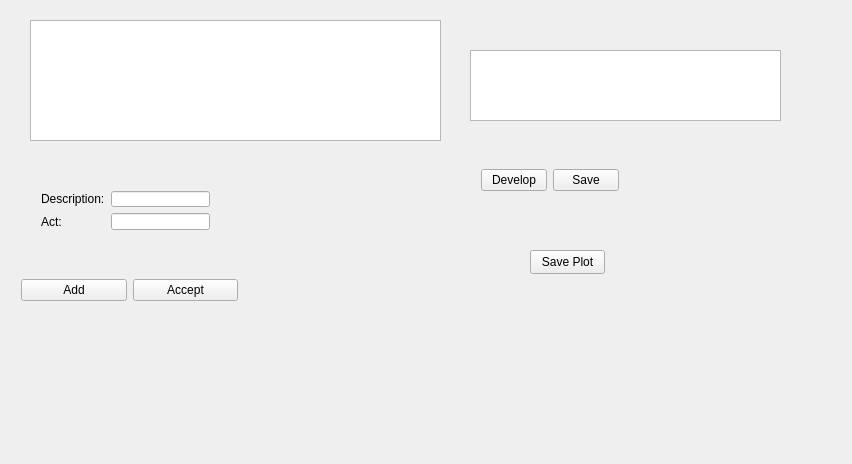
<?xml version="1.0" encoding="UTF-8"?>
<ui version="4.0">
 <class>WriterWindow</class>
 <widget class="QWidget" name="WriterWindow">
  <property name="geometry">
   <rect>
    <x>0</x>
    <y>0</y>
    <width>852</width>
    <height>464</height>
   </rect>
  </property>
  <property name="windowTitle">
   <string>WriterWindow</string>
  </property>
  <widget class="QTableView" name="tableView">
   <property name="geometry">
    <rect>
     <x>30</x>
     <y>20</y>
     <width>411</width>
     <height>121</height>
    </rect>
   </property>
  </widget>
  <widget class="QWidget" name="formLayoutWidget">
   <property name="geometry">
    <rect>
     <x>30</x>
     <y>180</y>
     <width>191</width>
     <height>61</height>
    </rect>
   </property>
   <layout class="QFormLayout" name="formLayout_2">
    <item row="0" column="0">
     <widget class="QLabel" name="label">
      <property name="text">
       <string>Description:</string>
      </property>
     </widget>
    </item>
    <item row="0" column="1">
     <widget class="QLineEdit" name="descriptionLineEdit"/>
    </item>
    <item row="1" column="0">
     <widget class="QLabel" name="label_2">
      <property name="text">
       <string>Act:</string>
      </property>
     </widget>
    </item>
    <item row="1" column="1">
     <widget class="QLineEdit" name="actLineEdit"/>
    </item>
   </layout>
  </widget>
  <widget class="QTextEdit" name="textEdit">
   <property name="geometry">
    <rect>
     <x>470</x>
     <y>50</y>
     <width>311</width>
     <height>71</height>
    </rect>
   </property>
  </widget>
  <widget class="QWidget" name="horizontalLayoutWidget">
   <property name="geometry">
    <rect>
     <x>10</x>
     <y>250</y>
     <width>239</width>
     <height>80</height>
    </rect>
   </property>
   <layout class="QHBoxLayout" name="horizontalLayout">
    <item>
     <widget class="QPushButton" name="addButton">
      <property name="text">
       <string>Add</string>
      </property>
     </widget>
    </item>
    <item>
     <widget class="QPushButton" name="acceptButton">
      <property name="text">
       <string>Accept</string>
      </property>
     </widget>
    </item>
   </layout>
  </widget>
  <widget class="QWidget" name="horizontalLayoutWidget_2">
   <property name="geometry">
    <rect>
     <x>470</x>
     <y>140</y>
     <width>160</width>
     <height>80</height>
    </rect>
   </property>
   <layout class="QHBoxLayout" name="horizontalLayout_2">
    <item>
     <widget class="QPushButton" name="developButton">
      <property name="text">
       <string>Develop</string>
      </property>
     </widget>
    </item>
    <item>
     <widget class="QPushButton" name="saveButton">
      <property name="text">
       <string>Save</string>
      </property>
     </widget>
    </item>
   </layout>
  </widget>
  <widget class="QPushButton" name="savePlotButton">
   <property name="geometry">
    <rect>
     <x>530</x>
     <y>250</y>
     <width>75</width>
     <height>24</height>
    </rect>
   </property>
   <property name="text">
    <string>Save Plot</string>
   </property>
  </widget>
  <widget class="QWidget" name="verticalLayoutWidget">
   <property name="geometry">
    <rect>
     <x>430</x>
     <y>290</y>
     <width>281</width>
     <height>131</height>
    </rect>
   </property>
   <layout class="QVBoxLayout" name="verticalLayout"/>
  </widget>
 </widget>
 <layoutdefault spacing="6" margin="11"/>
 <resources/>
 <connections>
  <connection>
   <sender>addButton</sender>
   <signal>clicked()</signal>
   <receiver>WriterWindow</receiver>
   <slot>handleAdd()</slot>
   <hints>
    <hint type="sourcelabel">
     <x>68</x>
     <y>289</y>
    </hint>
    <hint type="destinationlabel">
     <x>212</x>
     <y>167</y>
    </hint>
   </hints>
  </connection>
  <connection>
   <sender>acceptButton</sender>
   <signal>clicked()</signal>
   <receiver>WriterWindow</receiver>
   <slot>handleAccept()</slot>
   <hints>
    <hint type="sourcelabel">
     <x>190</x>
     <y>289</y>
    </hint>
    <hint type="destinationlabel">
     <x>212</x>
     <y>167</y>
    </hint>
   </hints>
  </connection>
  <connection>
   <sender>saveButton</sender>
   <signal>clicked()</signal>
   <receiver>WriterWindow</receiver>
   <slot>handleSave()</slot>
   <hints>
    <hint type="sourcelabel">
     <x>360</x>
     <y>159</y>
    </hint>
    <hint type="destinationlabel">
     <x>212</x>
     <y>167</y>
    </hint>
   </hints>
  </connection>
  <connection>
   <sender>developButton</sender>
   <signal>clicked()</signal>
   <receiver>WriterWindow</receiver>
   <slot>handleDevelop()</slot>
   <hints>
    <hint type="sourcelabel">
     <x>278</x>
     <y>159</y>
    </hint>
    <hint type="destinationlabel">
     <x>212</x>
     <y>167</y>
    </hint>
   </hints>
  </connection>
  <connection>
   <sender>savePlotButton</sender>
   <signal>clicked()</signal>
   <receiver>WriterWindow</receiver>
   <slot>handleSavePlot()</slot>
   <hints>
    <hint type="sourcelabel">
     <x>337</x>
     <y>261</y>
    </hint>
    <hint type="destinationlabel">
     <x>212</x>
     <y>167</y>
    </hint>
   </hints>
  </connection>
 </connections>
 <slots>
  <slot>handleAdd()</slot>
  <slot>handleAccept()</slot>
  <slot>handleDevelop()</slot>
  <slot>handleSave()</slot>
  <slot>handleSavePlot()</slot>
 </slots>
</ui>
